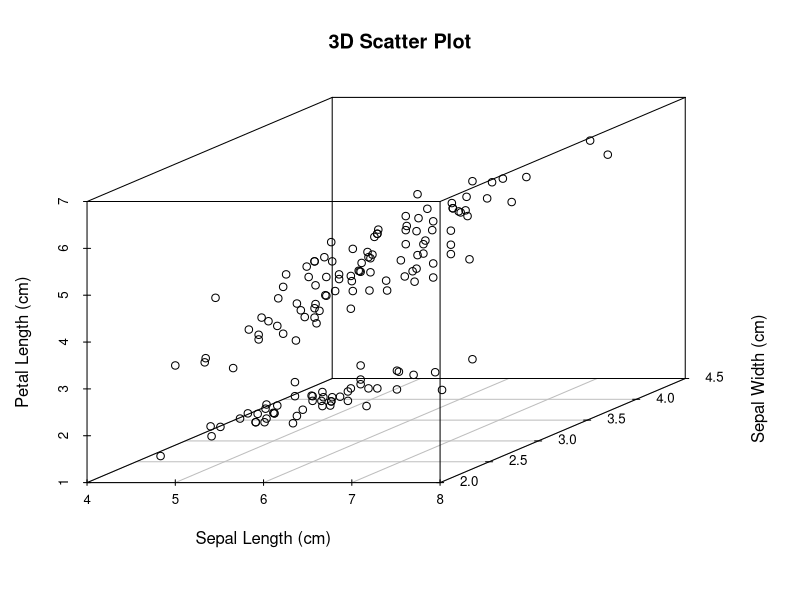
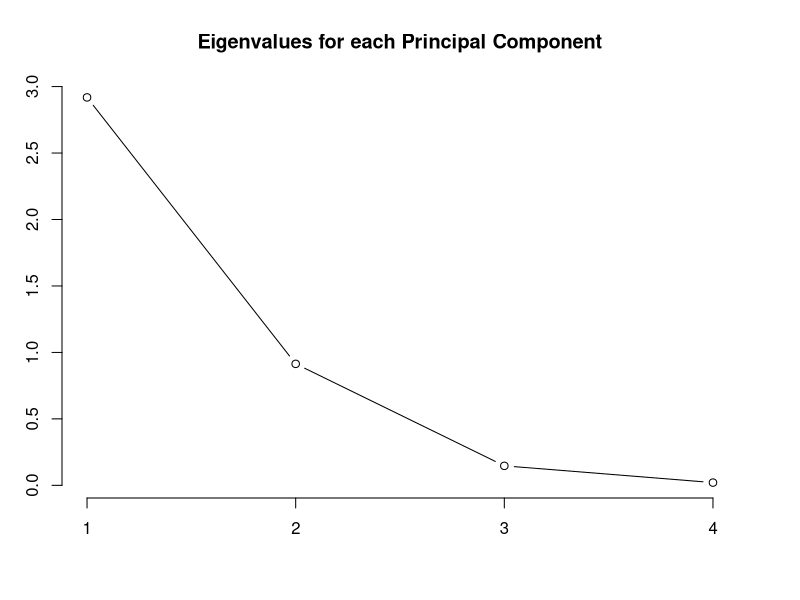
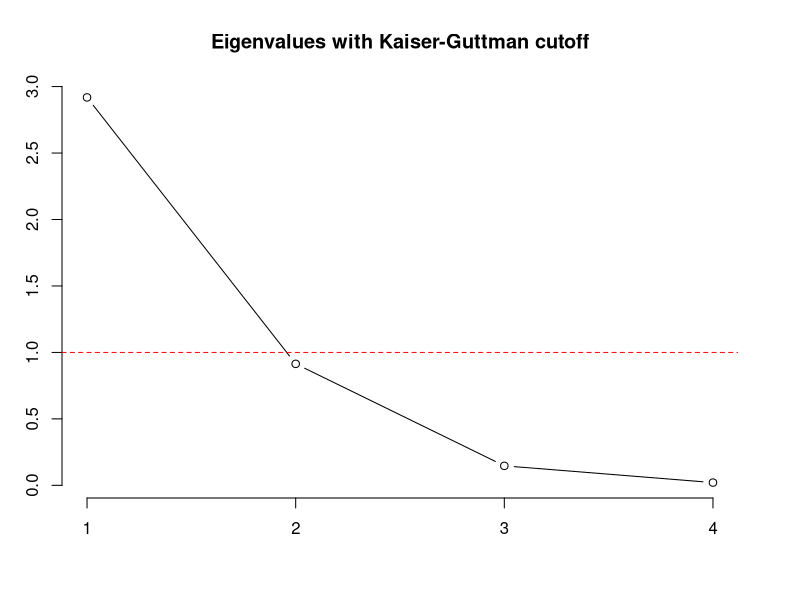
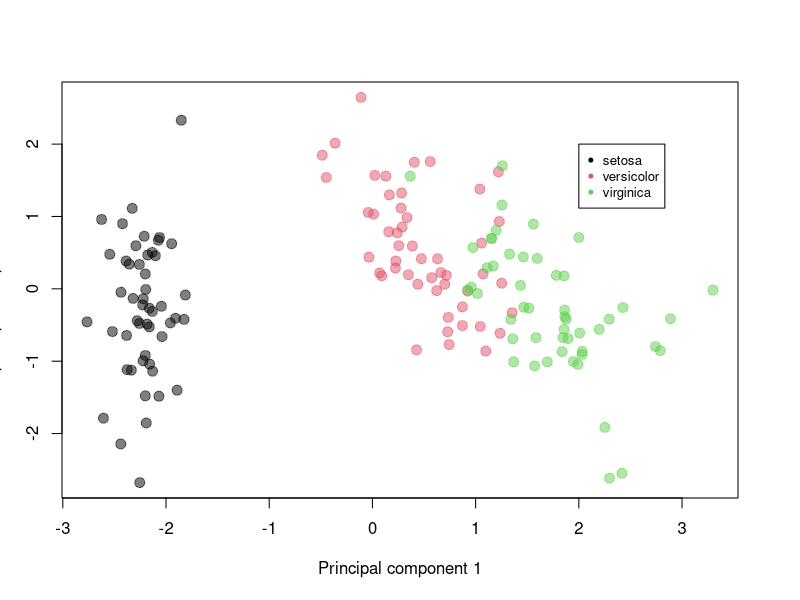

Write R code to recreate these figures, in order.
## ---- chunk 1
knitr::opts_chunk$set(echo = TRUE)
## ---- chunk 2
iris_numerical <- iris[,-5]
## ---- chunk 3
library(scatterplot3d)
## ---- chunk 4
scatterplot3d(iris[,1:3],
              main="3D Scatter Plot",
              xlab = "Sepal Length (cm)",
              ylab = "Sepal Width (cm)",
              zlab = "Petal Length (cm)")
## ---- chunk 5
# Perform PCA on the numerical data from "iris"
# prcomp does all the work of centering and scaling our data for us!
pcaSolution <- prcomp(iris_numerical, center=TRUE, scale.=TRUE)

# Print a summary of the analysis
print(pcaSolution)
## ---- chunk 6
summary(pcaSolution)
## ---- chunk 7
plot(pcaSolution, type="l", main="Eigenvalues for each Principal Component")
## ---- chunk 8
# Calculate and print the eigenvalues for the principal components.
# The eigenvalues are calculated by squaring the standard deviation values for each component.
eigenvalues <- (pcaSolution$sdev)**2
eigenvalues

{
# Plot the Scree plot.
screePlot <- plot(pcaSolution, type="l", main="Eigenvalues with Kaiser-Guttman cutoff")

# Add a cutoff line based on the mean of the eigenvalues.
# This should be equal to one for centered and scaled data.
abline(h=mean(eigenvalues),lty=2,col="red")
}
## ---- chunk 9
# Retrieve the values of the observations for each principal component.
rotated_values <- pcaSolution$x

# Print out the first six rows of data.
head(rotated_values)
## ---- chunk 10
dim(rotated_values)
rotated_values = as.data.frame(rotated_values)
colors = iris[,5];
levels(colors)= c(1,2,3)
plot(rotated_values$PC1, rotated_values$PC2, xlab="Principal component 1",
    ylab="principal component 2", pch = 20, cex=2,
     col=adjustcolor(colors,alpha.f=0.5))
 legend(2,2, legend=levels(iris[,5]),pch=20,cex=0.8,col=levels(colors))
